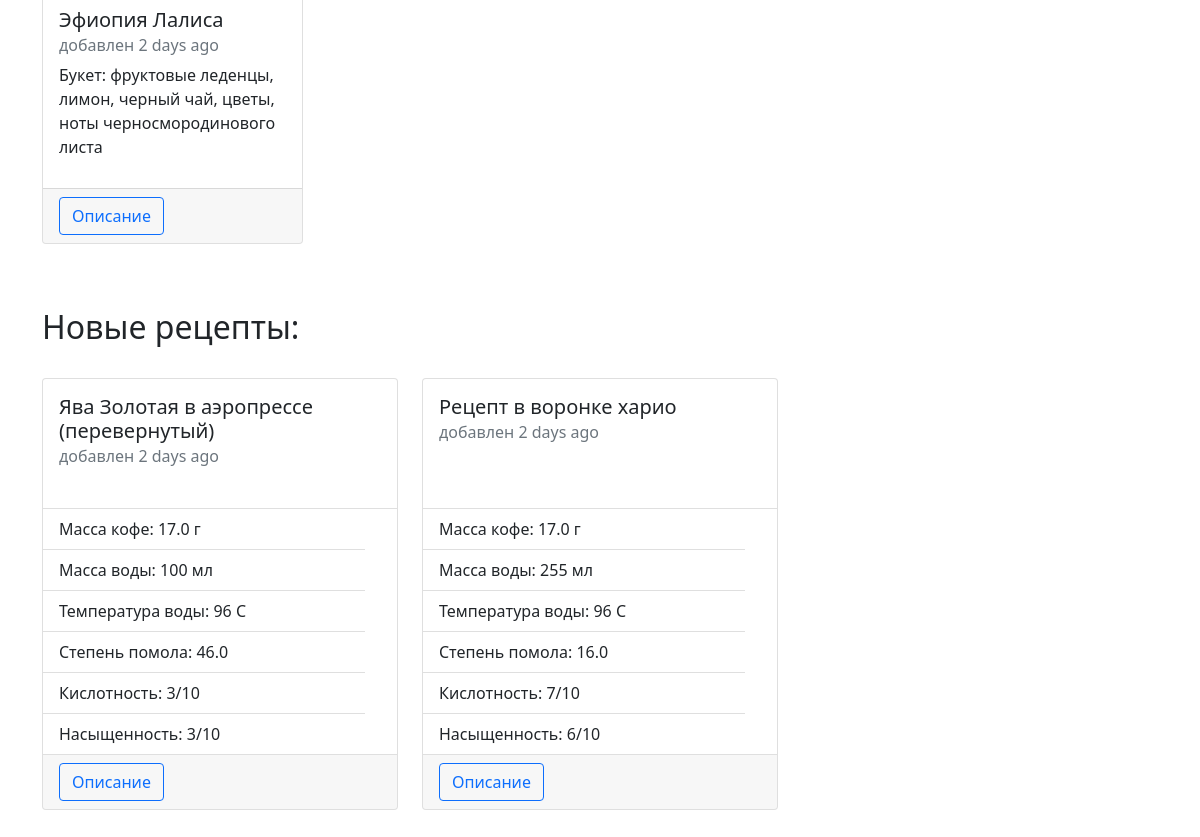
The app's page /index (lower part), older data.
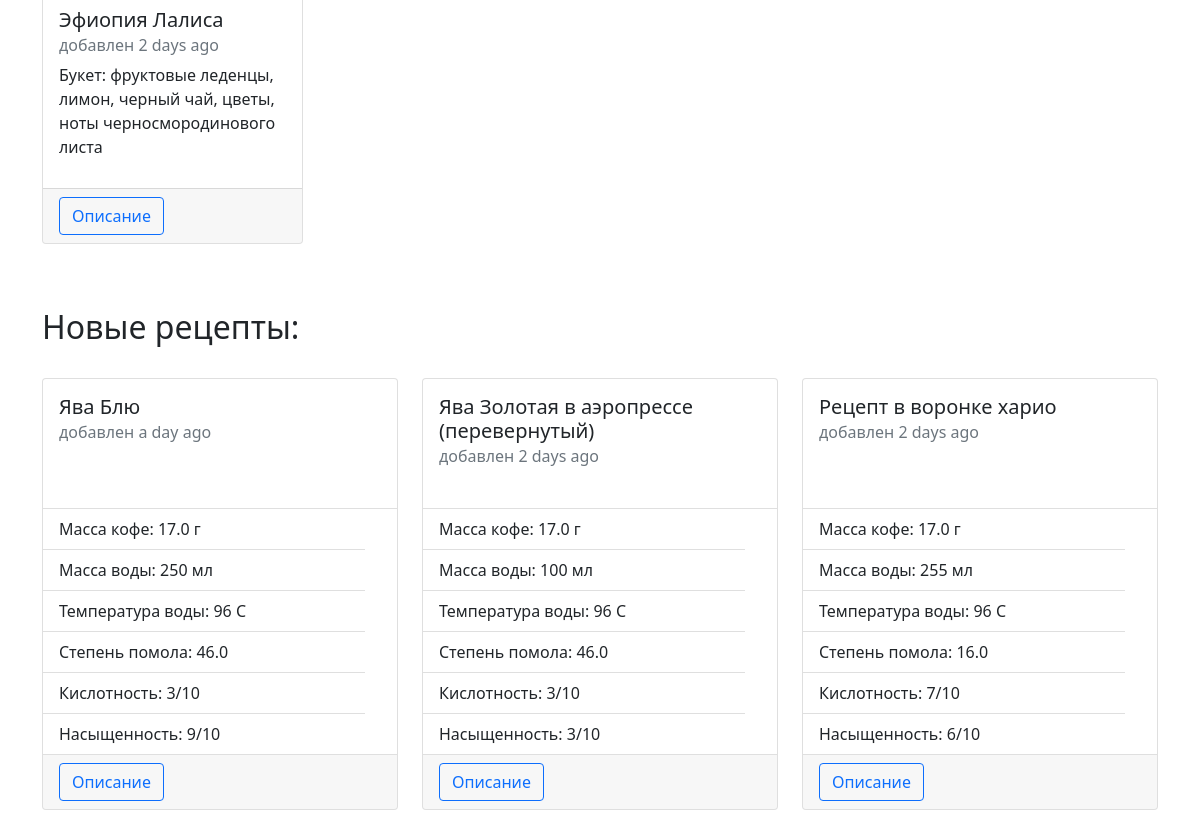
The same page, newer data.
### app/models.py (models this page shows, shortened)
class Sort(db.Model):  # SearchableMixin, db.Model):
    __searchable__ = ['title', 'bouquet']
    id = db.Column(db.Integer, primary_key=True)
    title = db.Column(db.String(60), index=True, unique=True)
    bouquet = db.Column(db.String(120))
    description = db.Column(db.Text())
    timestamp = db.Column(db.DateTime, index=True, default=datetime.utcnow())
    user_id = db.Column(db.Integer, db.ForeignKey('user.id'))

class Recipe(db.Model):
    title = db.Column(db.String(200), index=True, unique=True)
    id = db.Column(db.Integer, primary_key=True)
    timestamp = db.Column(db.DateTime, index=True, default=datetime.utcnow)
    user_id = db.Column(db.Integer, db.ForeignKey('user.id'))
    sort_id = db.Column(db.Integer, db.ForeignKey('sort.id'))
    coffee_mass = db.Column(db.Float)
    water_mass = db.Column(db.Integer)
    water_temp = db.Column(db.Integer)
    grinding = db.Column(db.Float)
    acidity = db.Column(db.Integer)
    tds = db.Column(db.Integer)
    body = db.Column(db.Text())

### app/routes.py (the view)
@app.route('/')
@app.route('/index')
def index():
    sorts = Sort.query.order_by(Sort.timestamp).all()[::-1]
    recipes = Recipe.query.order_by(Recipe.timestamp).all()[::-1]
    return render_template('index.html', title='Главная', sorts=sorts, recipes=recipes, ADMIN_EMAILS=Config.ADMINS)

### app/templates/index.html (shortened to what this page needs)
{% extends "base.html" %}
{% block app_content %}
    <br>
    {% if sorts %}
    <br>
    <br>
    <div class="row">
        {% for sort in sorts %}
            {% include 'sort_card.html' %}
        {% endfor %}
    </div>
    <br>
    {% endif %}
    {% if recipes %}
    <br>
    <h2>Новые рецепты:</h2>
    <br>
    <div class="row">
        {% for recipe in recipes %}
            {% include 'recipe_card.html' %}
        {% endfor %}
    </div>
    <br>
    {% endif %}
{% endblock %}

### app/templates/sort_card.html (shortened to what this page needs)
<div class="col-sm-3">
<div class="card" style="min-height: 32rem; margin-bottom: 1rem;">
    <div class="card-body">
        <h5 class="card-title">{{ sort.title }}</h5>
        <h6 class="card-subtitle mb-2 text-muted">
            добавлен {{ moment(sort.timestamp).fromNow() }}
        </h6>
        <p class="card-text">Букет: {{ sort.bouquet }}</p>
    </div>
    <div class="card-footer">
        <a href="{{ url_for('sort', sort_id=sort.id) }}" class="btn btn-outline-primary">Описание</a>
    </div>
</div>
</div>

### app/templates/recipe_card.html
<div class="col-sm-4">
<div class="card" style="min-height: 27rem; margin-bottom: 1rem;">
    <div class="card-body">
        <h5 class="card-title">{{ recipe.title }}</h5>
        <h6 class="card-subtitle mb-2 text-muted">добавлен {{ moment(recipe.timestamp).fromNow() }}</h6>
    </div>
    <ul class="list-group list-group-flush">
        <li class="list-group-item">Масса кофе: {{ recipe.coffee_mass }} г</li>
        <li class="list-group-item">Масса воды: {{ recipe.water_mass }} мл</li>
        <li class="list-group-item">Температура воды: {{ recipe.water_temp }} C</li>
        <li class="list-group-item">Степень помола: {{ recipe.grinding }}</li>
        <li class="list-group-item">Кислотность: {{ recipe.acidity }}/10</li>
        <li class="list-group-item">Насыщенность: {{ recipe.tds }}/10</li>
    </ul>
    <div class="card-footer">
        <a href="{{ url_for('recipe', recipe_id=recipe.id) }}" class="btn btn-outline-primary">Описание</a>
    </div>
</div>
</div>

Row changes from the older to the newer data that the page shows:
added Recipe: title "Ява Блю", timestamp "a day ago", coffee_mass "17.0", water_mass "250", water_temp "96", grinding "46.0", acidity "3", tds "9"
